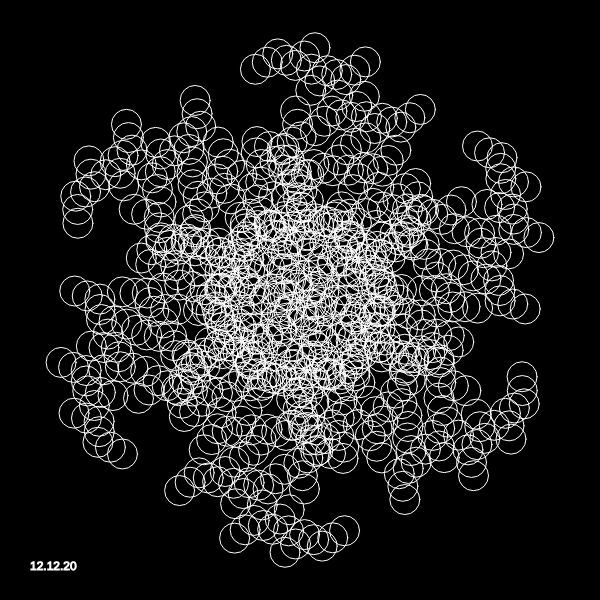
Frame 1 (no input)
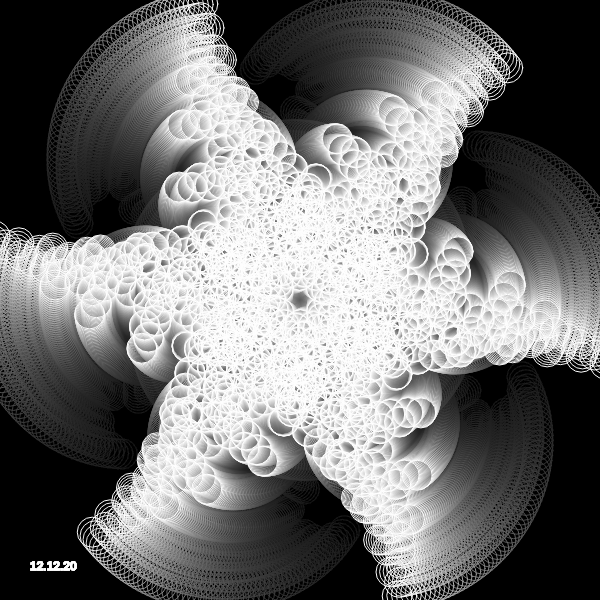
Frame 60 (no input)
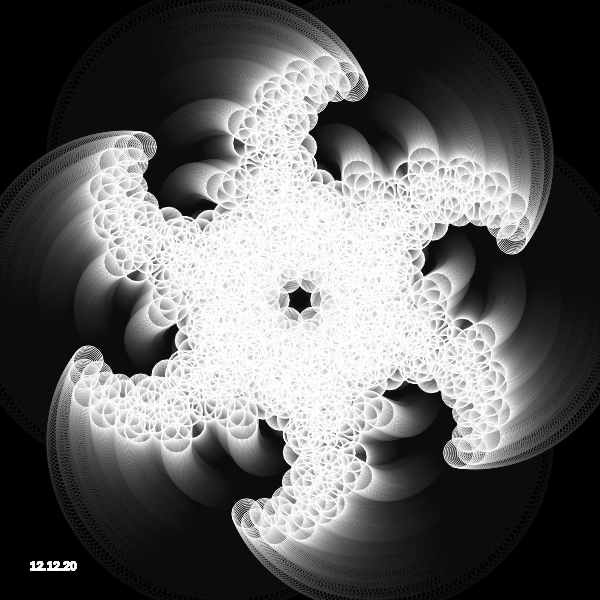
Frame 120 (the mouse pressed at the canvas centre since frame 60)

The p5.js sketch that drew these frames (run headless with seeded random() and noise() and a simulated clock; from frame 60 on, the mouse is pressed at the canvas centre):

// p5.js sketch
// ── sketch.js

//port of https://twitter.com/Hau_kun/status/1273643037747318785
//artist: Hau_kun
//date: Jun 18
//source: 

let t = 0.0;
let r = 0.0;

function setup(){
  createCanvas(600, 600);
  background(0) 

}

function draw(){
  // clear();
  background(0, 10); //originally 255
  t += 0.01;
  for(r=0.0; r<6.0; r++)
    f(300.0, 300.0, PI/3.0*float(r), 99.0);
    fill(255);
  text("12.12.20", 30, height-30)
}

function f(x,y,r,d){
  if(d>10.0){
    stroke(255)
    noFill();
    ellipse(x+=cos(r)*d, y+=sin(r)*d, 30,30);
    f(x, y, cos(t)+r+PI/2.0, d*0.70);
    f(x, y, sin(t)+r-PI/7.0, d*0.72);
  }
}


// function mousePressed(){
//   stroke(random(200,255),random(60,255),0);
// }
